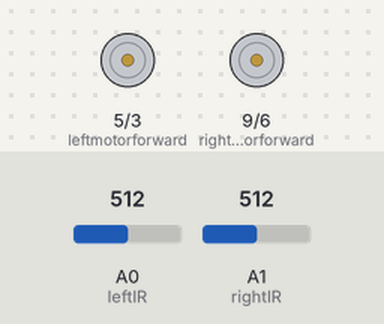
Bench run of a sketch on a simulated Arduino Uno, built with avr-gcc and run on an emulated ATmega328P. On the bench: motor-driver pin pairs drawn as motors (green arrow = first pin HIGH = forward, orange = second pin HIGH = backward, longer = more drive). Inputs (shaded band) come from the test bench; at power-on: A0 (leftIR) = 512, A1 (rightIR) = 512.

Above: at 1.2 s.
1.3 s: A0 (leftIR) set to 492
At 2.4 s:
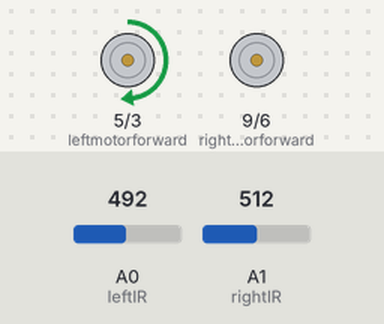
2.8 s: A1 (rightIR) set to 489
At 3.5 s:
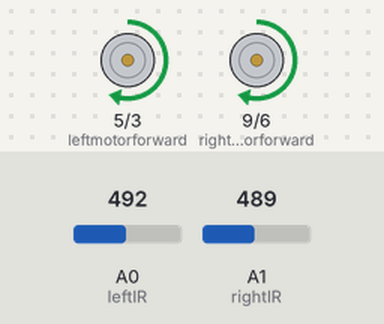
4.3 s: A0 (leftIR) set to 510
At 4.7 s:
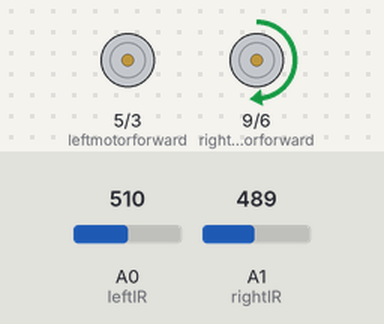
5.8 s: A0 (leftIR) set to 490
At 7.0 s:
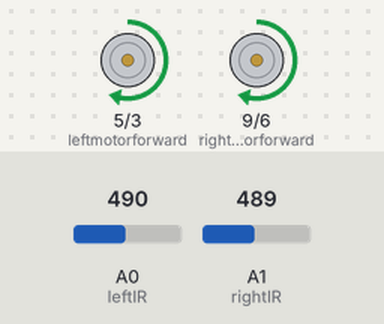
7.3 s: A0 (leftIR) set to 511
At 8.1 s:
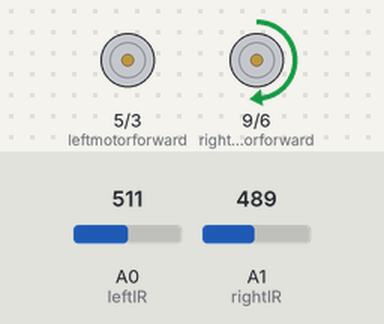
Timing chart, 0 to 9.8 s (numbered marks = the images above; inputs shaded):
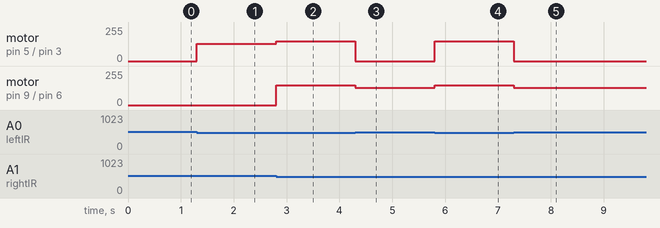

Measured:
- the behaviour switches between 500 and 499 on A0 (leftIR) (found by bisection; images 0 and 1)
- the behaviour switches between 500 and 499 on A1 (rightIR) (found by bisection; images 1 and 2)
- after the input at 1.3 s, motor on pin 5 (leftmotorforward) / pin 3 (leftmotorreverse): stopped → forward 130/255 at once
- after the input at 2.8 s, motor on pin 5 (leftmotorforward) / pin 3 (leftmotorreverse): forward 130/255 → forward 150/255 at once; motor on pin 9 (rightmotorforward) / pin 6 (rightmotorreverse): stopped → forward 150/255 at once
- after the input at 4.3 s, motor on pin 5 (leftmotorforward) / pin 3 (leftmotorreverse): forward 150/255 → stopped at once; motor on pin 9 (rightmotorforward) / pin 6 (rightmotorreverse): forward 150/255 → forward 130/255 at once
- after the input at 5.8 s, motor on pin 5 (leftmotorforward) / pin 3 (leftmotorreverse): stopped → forward 150/255 at once; motor on pin 9 (rightmotorforward) / pin 6 (rightmotorreverse): forward 130/255 → forward 150/255 at once
- after the input at 7.3 s, motor on pin 5 (leftmotorforward) / pin 3 (leftmotorreverse): forward 150/255 → stopped at once; motor on pin 9 (rightmotorforward) / pin 6 (rightmotorreverse): forward 150/255 → forward 130/255 at once

The sketch:

analog_black_line_robot.ino
```cpp
#define leftmotorreverse 3
#define leftmotorforward 5
#define rightmotorreverse 6
#define rightmotorforward 9

#define leftIR  A0
#define rightIR  A1
void setup(){
  pinMode(leftmotorforward,OUTPUT);
  pinMode(rightmotorforward,OUTPUT);
  pinMode(leftmotorreverse, OUTPUT);
  pinMode(rightmotorreverse,OUTPUT);
  pinMode(leftIR ,INPUT);
  pinMode(rightIR ,INPUT);

  Serial.begin(9600);
}
void loop(){
  if (analogRead(leftIR) < 500 && analogRead(rightIR) < 500)// Forward
  {
    analogWrite(leftmotorforward, 150);
    analogWrite(rightmotorforward, 150);
  }
  else if (analogRead(leftIR) <500 && analogRead(rightIR) >= 500)// Right
  {
    analogWrite(leftmotorforward,130);
    analogWrite(rightmotorforward,LOW );
  }
  else if (analogRead(leftIR) >= 500 && analogRead(rightIR)< 500 )// Left
  {
    analogWrite(leftmotorforward,LOW );
    analogWrite(rightmotorforward,130 );
  }
  else if (analogRead(leftIR) >=500  && analogRead(rightIR) >=500 )// Stop
  {
    analogWrite(leftmotorforward,LOW );
    analogWrite(rightmotorforward,LOW );
  }
  delay(1);
}
```
